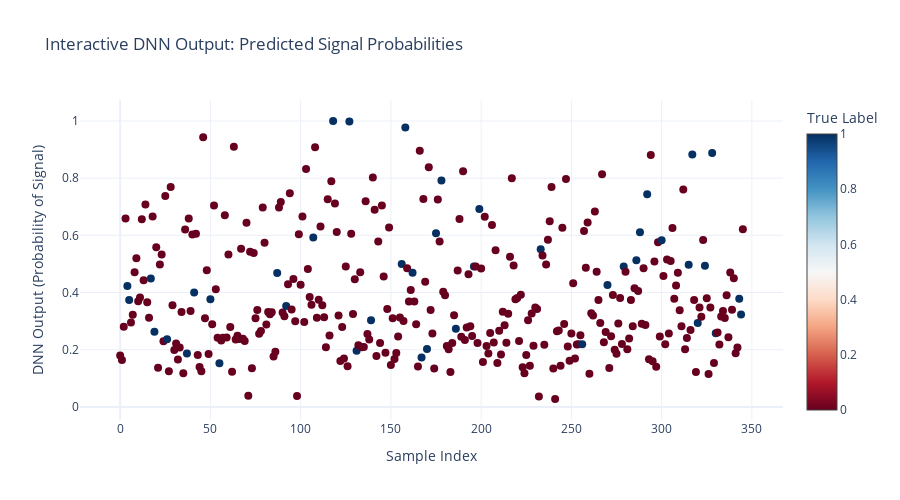

Notebook code cell kept with this figure:
### Code cell
# Plotting code as dictated by the slides with no alterations

# Predicted probabilities
y_probs = model.predict(x_test).flatten()
y_preds = (y_probs > 0.5).astype(int)

# Class-wise score distribution using seaborn
plt.figure(figsize=(10, 5))
sns.histplot(y_probs[y_test == 0], bins=20, kde=True, label='Background',
color='tab:green', stat='density', linewidth=2)
sns.histplot(y_probs[y_test == 1], bins=20, kde=True, label='Signal',
color='tab:red', stat='density', linewidth=2)
plt.xlabel('DNN Output (Signal Probability)', fontsize=14)
plt.ylabel('Density', fontsize=14)
plt.title('DNN Output Distribution by True Class', fontsize=16)
plt.legend()
plt.grid(True, linestyle='--', alpha=0.7)
plt.tight_layout()
plt.show()

# Interactive scatter plot with hover info
fig = go.Figure()
fig.add_trace(go.Scatter(
y=y_probs,
mode='markers',
marker=dict(
size=8,
color=y_test, # True class color
colorscale='RdBu',
showscale=True,
colorbar=dict(title="True Label")
),
text=[f"True: {yt}, Pred: {yp:.2f}, xDat: {xt}" for xt, yt, yp in zip(x_test, y_test, y_probs)],
hoverinfo='text',
name='Predicted Probabilities'
))
fig.update_layout(
title="Interactive DNN Output: Predicted Signal Probabilities",
xaxis_title="Sample Index",
yaxis_title="DNN Output (Probability of Signal)",
template="plotly_white",
height=500
)
fig.show()

### Figure 1 — Plotly figure (JSON) as saved in the notebook; plotly's stock layout.template omitted (floating-point values rounded to 4 significant figures; data arrays with more than 128 entries replaced by an {"elided": "..."} marker saying what was removed)
{"data": [{"hoverinfo": "text", "marker": {"color": {"elided": "346 int values"}, "colorbar": {"title": {"text": "True Label"}}, "colorscale": [[0, "rgb(103,0,31)"], [0.1, "rgb(178,24,43)"], [0.2, "rgb(214,96,77)"], [0.3, "rgb(244,165,130)"], [0.4, "rgb(253,219,199)"], [0.5, "rgb(247,247,247)"], [0.6, "rgb(209,229,240)"], [0.7, "rgb(146,197,222)"], [0.8, "rgb(67,147,195)"], [0.9, "rgb(33,102,172)"], [1, "rgb(5,48,97)"]], "showscale": true, "size": 8}, "mode": "markers", "name": "Predicted Probabilities", "text": {"elided": "346 str values"}, "type": "scatter", "y": {"elided": "346 float values"}}], "layout": {"height": 500, "title": {"text": "Interactive DNN Output: Predicted Signal Probabilities"}, "xaxis": {"title": {"text": "Sample Index"}}, "yaxis": {"title": {"text": "DNN Output (Probability of Signal)"}}}}
